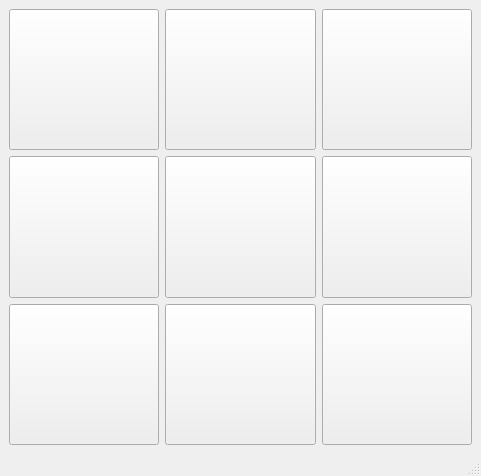
<?xml version="1.0" encoding="UTF-8"?>
<ui version="4.0">
 <class>MainWindow</class>
 <widget class="QMainWindow" name="MainWindow">
  <property name="geometry">
   <rect>
    <x>0</x>
    <y>0</y>
    <width>481</width>
    <height>476</height>
   </rect>
  </property>
  <property name="windowTitle">
   <string>MainWindow</string>
  </property>
  <widget class="QWidget" name="centralwidget">
   <layout class="QGridLayout" name="gridLayout">
    <item row="1" column="1">
     <widget class="QPushButton" name="btn_5">
      <property name="sizePolicy">
       <sizepolicy hsizetype="Minimum" vsizetype="Expanding">
        <horstretch>0</horstretch>
        <verstretch>0</verstretch>
       </sizepolicy>
      </property>
      <property name="font">
       <font>
        <pointsize>40</pointsize>
        <bold>true</bold>
       </font>
      </property>
      <property name="styleSheet">
       <string notr="true"/>
      </property>
      <property name="text">
       <string/>
      </property>
     </widget>
    </item>
    <item row="0" column="2">
     <widget class="QPushButton" name="btn_3">
      <property name="sizePolicy">
       <sizepolicy hsizetype="Minimum" vsizetype="Expanding">
        <horstretch>0</horstretch>
        <verstretch>0</verstretch>
       </sizepolicy>
      </property>
      <property name="font">
       <font>
        <pointsize>40</pointsize>
        <bold>true</bold>
       </font>
      </property>
      <property name="styleSheet">
       <string notr="true"/>
      </property>
      <property name="text">
       <string/>
      </property>
     </widget>
    </item>
    <item row="1" column="0">
     <widget class="QPushButton" name="btn_4">
      <property name="sizePolicy">
       <sizepolicy hsizetype="Minimum" vsizetype="Expanding">
        <horstretch>0</horstretch>
        <verstretch>0</verstretch>
       </sizepolicy>
      </property>
      <property name="font">
       <font>
        <pointsize>40</pointsize>
        <bold>true</bold>
       </font>
      </property>
      <property name="styleSheet">
       <string notr="true"/>
      </property>
      <property name="text">
       <string/>
      </property>
     </widget>
    </item>
    <item row="0" column="1">
     <widget class="QPushButton" name="btn_2">
      <property name="sizePolicy">
       <sizepolicy hsizetype="Minimum" vsizetype="Expanding">
        <horstretch>0</horstretch>
        <verstretch>0</verstretch>
       </sizepolicy>
      </property>
      <property name="font">
       <font>
        <pointsize>40</pointsize>
        <bold>true</bold>
       </font>
      </property>
      <property name="styleSheet">
       <string notr="true"/>
      </property>
      <property name="text">
       <string/>
      </property>
     </widget>
    </item>
    <item row="1" column="2">
     <widget class="QPushButton" name="btn_6">
      <property name="sizePolicy">
       <sizepolicy hsizetype="Minimum" vsizetype="Expanding">
        <horstretch>0</horstretch>
        <verstretch>0</verstretch>
       </sizepolicy>
      </property>
      <property name="font">
       <font>
        <pointsize>40</pointsize>
        <bold>true</bold>
       </font>
      </property>
      <property name="styleSheet">
       <string notr="true"/>
      </property>
      <property name="text">
       <string/>
      </property>
     </widget>
    </item>
    <item row="0" column="0">
     <widget class="QPushButton" name="btn_1">
      <property name="sizePolicy">
       <sizepolicy hsizetype="Minimum" vsizetype="Expanding">
        <horstretch>0</horstretch>
        <verstretch>0</verstretch>
       </sizepolicy>
      </property>
      <property name="font">
       <font>
        <pointsize>40</pointsize>
        <bold>true</bold>
       </font>
      </property>
      <property name="styleSheet">
       <string notr="true"/>
      </property>
      <property name="text">
       <string/>
      </property>
     </widget>
    </item>
    <item row="2" column="0">
     <widget class="QPushButton" name="btn_7">
      <property name="sizePolicy">
       <sizepolicy hsizetype="Minimum" vsizetype="Expanding">
        <horstretch>0</horstretch>
        <verstretch>0</verstretch>
       </sizepolicy>
      </property>
      <property name="font">
       <font>
        <pointsize>40</pointsize>
        <bold>true</bold>
       </font>
      </property>
      <property name="styleSheet">
       <string notr="true"/>
      </property>
      <property name="text">
       <string/>
      </property>
     </widget>
    </item>
    <item row="2" column="1">
     <widget class="QPushButton" name="btn_8">
      <property name="sizePolicy">
       <sizepolicy hsizetype="Minimum" vsizetype="Expanding">
        <horstretch>0</horstretch>
        <verstretch>0</verstretch>
       </sizepolicy>
      </property>
      <property name="font">
       <font>
        <pointsize>40</pointsize>
        <bold>true</bold>
       </font>
      </property>
      <property name="styleSheet">
       <string notr="true"/>
      </property>
      <property name="text">
       <string/>
      </property>
     </widget>
    </item>
    <item row="2" column="2">
     <widget class="QPushButton" name="btn_9">
      <property name="sizePolicy">
       <sizepolicy hsizetype="Minimum" vsizetype="Expanding">
        <horstretch>0</horstretch>
        <verstretch>0</verstretch>
       </sizepolicy>
      </property>
      <property name="font">
       <font>
        <pointsize>40</pointsize>
        <bold>true</bold>
       </font>
      </property>
      <property name="styleSheet">
       <string notr="true"/>
      </property>
      <property name="text">
       <string/>
      </property>
     </widget>
    </item>
   </layout>
  </widget>
  <widget class="QMenuBar" name="menubar">
   <property name="geometry">
    <rect>
     <x>0</x>
     <y>0</y>
     <width>481</width>
     <height>24</height>
    </rect>
   </property>
  </widget>
  <widget class="QStatusBar" name="statusbar"/>
 </widget>
 <resources/>
 <connections/>
</ui>
